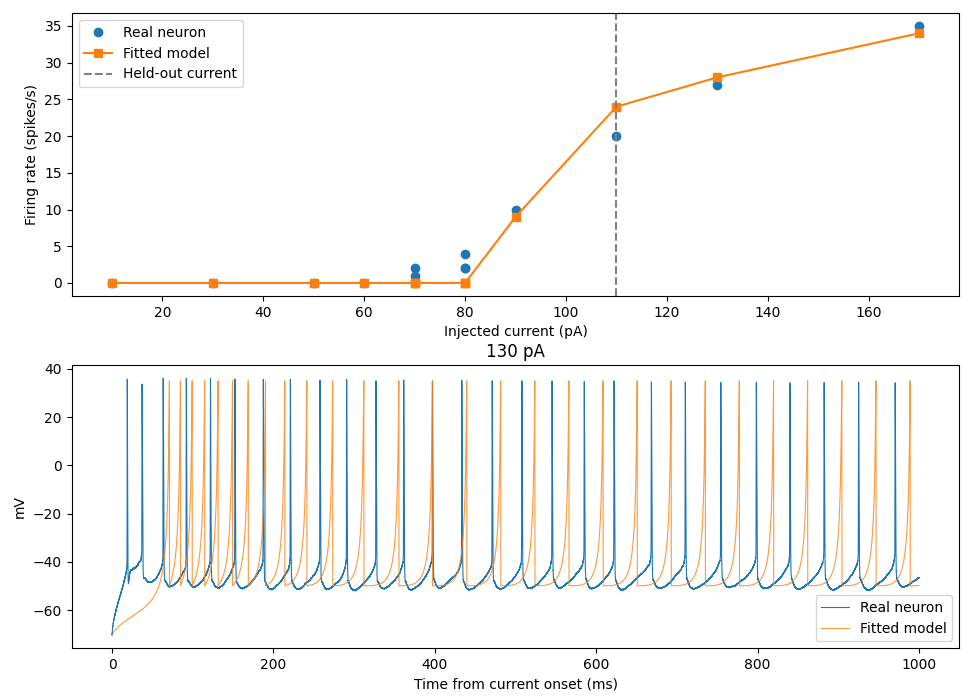

Recreate this plot in Python.
import json
import numpy as np
import matplotlib.pyplot as plt
from numba import njit
from scipy.optimize import differential_evolution
from allensdk.core.cell_types_cache import CellTypesCache

VR, VPEAK = -70.0, 35.0   # resting voltage (from the data) and spike peak, kept fixed
HOLDOUT = 110.0           # current hidden from the optimizer, used to test the fit

@njit
def run(C, k, vt, a, b, c, d, I, T, dt):
    """Izhikevich (2007) neuron. Returns spike times (ms) and the lowest voltage before each spike."""
    v, u = VR, 0.0
    spikes = np.empty(1000)
    troughs = np.empty(1000)
    n = 0
    vmin = 1e9
    for step in range(int(T / dt)):
        v += dt * (k * (v - VR) * (v - vt) - u + I) / C
        u += dt * a * (b * (v - VR) - u)
        if v != v:
            break
        if v < vmin:
            vmin = v
        if v >= VPEAK:
            v = c
            u += d
            if n < 1000:
                spikes[n] = step * dt
                troughs[n] = vmin
                n += 1
            vmin = 1e9
    return spikes[:n], troughs[:n]

@njit
def trace(C, k, vt, a, b, c, d, I, T, dt):
    """Same model, but returns the voltage trace for plotting."""
    steps = int(T / dt)
    out = np.empty(steps)
    v, u = VR, 0.0
    for step in range(steps):
        v += dt * (k * (v - VR) * (v - vt) - u + I) / C
        u += dt * a * (b * (v - VR) - u)
        if v >= VPEAK:
            out[step] = VPEAK
            v = c
            u += d
        else:
            out[step] = v
    return out

target = json.load(open("fitting/target.json"))
sweeps = [s for s in target["sweeps"] if s["current_pA"] >= 0]
train = [s for s in sweeps if s["current_pA"] != HOLDOUT]

def loss(x):
    err = 0.0
    for s in train:
        sp, tr = run(*x, s["current_pA"], 1000.0, 0.1)
        err += (len(sp) - s["rate_hz"]) ** 2                      # firing rate
        if s["first_isi_ms"] and len(sp) >= 2:                     # adaptation
            isi = np.diff(sp)
            err += 25 * ((isi[0] - s["first_isi_ms"]) / s["first_isi_ms"]) ** 2
            err += 25 * ((isi[-1] - s["last_isi_ms"]) / s["last_isi_ms"]) ** 2
        if s.get("isi_cv") is not None and len(sp) >= 3:           # regularity
            isi = np.diff(sp)
            err += 200 * (np.std(isi) / np.mean(isi) - s["isi_cv"]) ** 2
        if s.get("trough_mv") is not None and len(sp) >= 3:          # spike shape
            err += 0.5 * (np.mean(tr[1:]) - s["trough_mv"]) ** 2
    return err / len(train)

#          C          k          vt           a             b          c           d
bounds = [(50, 300), (0.1, 3), (-60, -30), (0.001, 0.2), (-10, 10), (-65, -35), (0, 300)]

if __name__ == "__main__":
    result = differential_evolution(loss, bounds, maxiter=80, popsize=20,
                                    seed=0, polish=False, disp=True)
    names = ["C", "k", "vt", "a", "b", "c", "d"]
    fit = dict(zip(names, map(float, result.x)))
    fit.update(vr=VR, vpeak=VPEAK, loss=float(result.fun))
    print("\nFitted parameters:", json.dumps(fit, indent=2))
    json.dump(fit, open("fitting/fit.json", "w"), indent=2)

    # How well does it do, including on the held-out current?
    for s in sweeps:
        model = len(run(*result.x, s["current_pA"], 1000.0, 0.1)[0])
        tag = "  <- held out" if s["current_pA"] == HOLDOUT else ""
        print(f'{s["current_pA"]:6.0f} pA   real {s["rate_hz"]:4.0f}   model {model:4d}{tag}')

    # Plot 1: F-I curves
    fig, (ax1, ax2) = plt.subplots(2, 1, figsize=(10, 8))
    cur = [s["current_pA"] for s in sweeps]
    ax1.plot(cur, [s["rate_hz"] for s in sweeps], "o", label="Real neuron")
    ax1.plot(cur, [len(run(*result.x, I, 1000.0, 0.1)[0]) for I in cur], "s-", label="Fitted model")
    ax1.axvline(HOLDOUT, ls="--", c="grey", label="Held-out current")
    ax1.set_xlabel("Injected current (pA)"); ax1.set_ylabel("Firing rate (spikes/s)"); ax1.legend()

    # Plot 2: real vs model voltage at 130 pA
    ctc = CellTypesCache(manifest_file="cell_types/manifest.json")
    data = ctc.get_ephys_data(target["cell_id"])
    s130 = min(sweeps, key=lambda s: abs(s["current_pA"] - 130))
    sw = data.get_sweep(s130["sweep"])
    rate = sw["sampling_rate"]
    i_real = sw["stimulus"] * 1e12
    onset = np.where(i_real > 0.5 * s130["current_pA"])[0][0]
    seg = slice(onset, onset + int(1.0 * rate))
    t_real = np.arange(seg.stop - seg.start) / rate * 1000
    ax2.plot(t_real, sw["response"][seg] * 1e3, lw=0.8, label="Real neuron")
    ax2.plot(np.arange(10000) * 0.1, trace(*result.x, s130["current_pA"], 1000.0, 0.1),
             lw=0.8, alpha=0.8, label="Fitted model")
    ax2.set_xlabel("Time from current onset (ms)"); ax2.set_ylabel("mV")
    ax2.set_title(f'{s130["current_pA"]:.0f} pA'); ax2.legend()
    plt.tight_layout(); plt.show()
